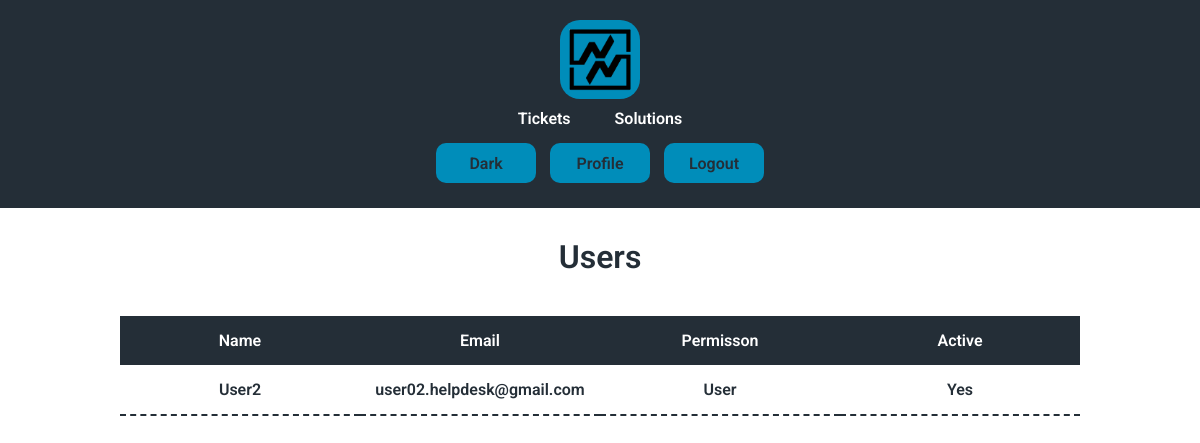
/users (signed in), run on the app's committed database.
### tables this page shows
CREATE TABLE users (id INTEGER PRIMARY KEY AUTOINCREMENT NOT NULL, name TEXT NOT NULL, hash TEXT NOT NULL, permission INTEGER DEFAULT 4 NOT NULL, active BLOB DEFAULT 0 NOT NULL, email TEXT NOT NULL);

### app.py (the view)
@app.route("/users")
@login_required
def users():
    userID = session.get("user_id")
    users = db.execute("SELECT * FROM users WHERE id > 1 AND id != ?", userID)
    return render_template("users.html", users = users, role = role)

### app.py (called while the page is built)
def login_required(f):
    @wraps(f)
    def decorated_function(*args, **kwargs):
        if not session.get("user_id"):
            return redirect("/") # Redirect to the login page or wherever necessary
        return f(*args, **kwargs)  # Proceed with the actual route if logged in
    return decorated_function

### templates/users.html (shortened to what this page needs)
{% extends "layout.html" %}
{% block h1 %}<h1>Users</h1>{% endblock %}
{% block body %}
<div class="main">
    <table class="select">
        <thead>
            <tr>
                <th>Name</th>
                <th>Email</th>
                <th class="none">Permisson</th>
                <th class="none">Active</th>
            </tr>
        </thead>
        <tbody>
            {% for user in users %}
            {% if user['permission'] == 5 %}
            <tr>
                <td> {{ user["name"] }}</td>
                <td> {{ user["email"] }}</td>
                <td class="none"> {{ role[user["permission"]] }}</td>
                {% if user["active"] == 0 %}
                <td class="none">Yes</td>
                {% else %}
                <td class="none">No</td>
                {% endif %}
            </tr>
            {% else %}
            <tr onclick="clickButtonID('{{ user['id'] }}')">
                <td> {{ user["name"] }}</td>
                <td> {{ user["email"] }}</td>
                <td class="none"> {{ role[user["permission"]] }}</td>
                {% if user["active"] == 0 %}
                <td class="none">Yes</td>
                {% else %}
                <td class="none">No</td>
                {% endif %}
            </tr>
            {% endif %}
            {% endfor %}
        </tbody>
    </table>
</div>
{% endblock %}

### static/styles.css (style rules this page uses)
.Light { --color1: #242e37; --color2: #ffffff; --color3: #e1e3e4; --color4: #242e37; --color5: #008dba; --colorextra: #ffffff; --font: "Roboto", sans-serif; }
* { font-family: var(--font); box-sizing: border-box; margin: 0; padding: 0; font-weight: 600; --font-color: var(--color1); --background-color: var(--color2); --nav-color: var(--color4); --navfont-color: var(--colorextra); --button-color: var(--color5); --buttonfont-color: var(--color4); --hover-color: var(--color3); --hoverfont-color: var(--color4); --logo-color: var(--color5); --linkhover-color: var(--color5); --tab-color: var(--color4); --tabfont-color: var(--colorextra); --tabhover-color: var(--color5); --tabhoverfont-color: var(--color4); --disabled-color: var(--color4); --disabledfont-color: var(--color3); --placeholder-color: var(--color4); --aler-color: var(--color5); --active-color: var(--color1); --activefont-color: var(--color5); --border-color: var(--color5); }
html { background-color: var(--background-color); color: var(--font-color); }
body { transition: background-color 0.5s, color 0.3s; }
.main { margin: 40px 0 40px 0; }
table { width: 100%; border-collapse: collapse; text-align: center; table-layout: fixed; margin: 20px 0 20px 0; }
td { padding: 15px 0px; border-bottom: 2px dashed var(--tab-color); }
th { background-color: var(--tab-color); padding: 15px 0px; transition: all 0.5s ease 0s; color: var(--tabfont-color); }
h1 { margin: 20px 0 20px; }
@media (max-width: 1300px) { td { width: 50%; } }

### data on the page
users: name "User2", email "user02.helpdesk@gmail.com", permission "User", active "Yes"
